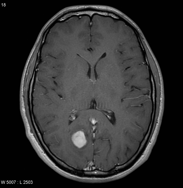
%> input picture TP/TP7/IRM.png, 183 x 188 px
$ octave exercice_1.m   (GNU Octave 9; MATLAB toolbox functions it lacks are replaced by stand-ins)
%> lines starting %> are read from the running program, lines starting %| are printed output that depends on the picture
clear;
close all;
taille_ecran = get(0,'ScreenSize');
L = taille_ecran(3);
H = taille_ecran(4);

% Lecture et affichage de l'image à segmenter :
I = imread('IRM.png');
%> I is the input picture: size 188x183 uint8; min 0, max 225, mean 47.1
[nb_lignes,nb_colonnes,nb_canaux] = size(I);
%> nb_lignes = 188; nb_colonnes = 183; nb_canaux = 1
if nb_canaux==3
	I = rgb2gray(I);
end
I = double(I);
%> I: size 188x183 double
I = I/max(I(:));
figure('Name','Champ de force externe','Position',[0.1*L,0.1*H,0.9*L,0.7*H]);
subplot(1,2,1);
imagesc(I);
colormap gray;
axis image off;
axis xy;
title('Image a segmenter','FontSize',20);

% Champ de force externe :
sigma=5;
T=3*sigma;
G = fspecial('gaussian',T, sigma);
[Ix,Iy] = gradient(conv2(I,G, 'same'));
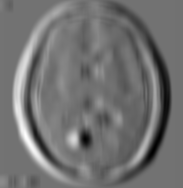
%> Ix: size 188x183 double; min -0.0427, max 0.0526, mean -2.47e-05; drawn with min black and max white
Eext = -(Ix.*Ix+Iy.*Iy);
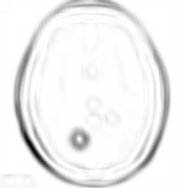
%> Eext: size 188x183 double; min -0.00346, max 0, mean -0.000188; drawn with min black and max white
[Fx,Fy] = gradient(Eext);
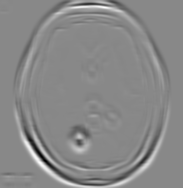
%> Fy: size 188x183 double; min -0.000588, max 0.000511, mean 7.04e-07; drawn with min black and max white

% Normalisation du champ de force externe pour l'affichage :
norme = sqrt(Fx.*Fx+Fy.*Fy);
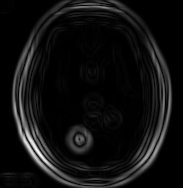
%> norme: size 188x183 double; min 0, max 0.000937, mean 6.12e-05; drawn with min black and max white
Fx_normalise = Fx./(norme+eps);
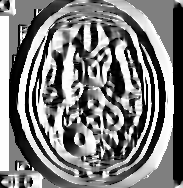
%> Fx_normalise: size 188x183 double; min -1, max 1, mean -0.00557; drawn with min black and max white
Fy_normalise = Fy./(norme+eps);
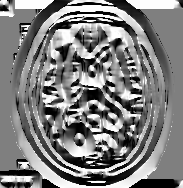
%> Fy_normalise: size 188x183 double; min -1, max 1, mean 0.000519; drawn with min black and max white

% Affichage du champ de force externe :
subplot(1,2,2);
imagesc(I);
colormap gray;
axis image off;
axis xy;
hold on;
pas_fleches = 5;
taille_fleches = 1;
[x,y] = meshgrid(1:pas_fleches:nb_colonnes,1:pas_fleches:nb_lignes);
Fx_normalise_quiver = Fx_normalise(1:pas_fleches:nb_lignes,1:pas_fleches:nb_colonnes);
Fy_normalise_quiver = Fy_normalise(1:pas_fleches:nb_lignes,1:pas_fleches:nb_colonnes);
hq = quiver(x,y,Fx_normalise_quiver,Fy_normalise_quiver,taille_fleches);
set(hq,'LineWidth',1,'Color',[1,0,0]);
title('Champ de force externe elementaire','FontSize',20);
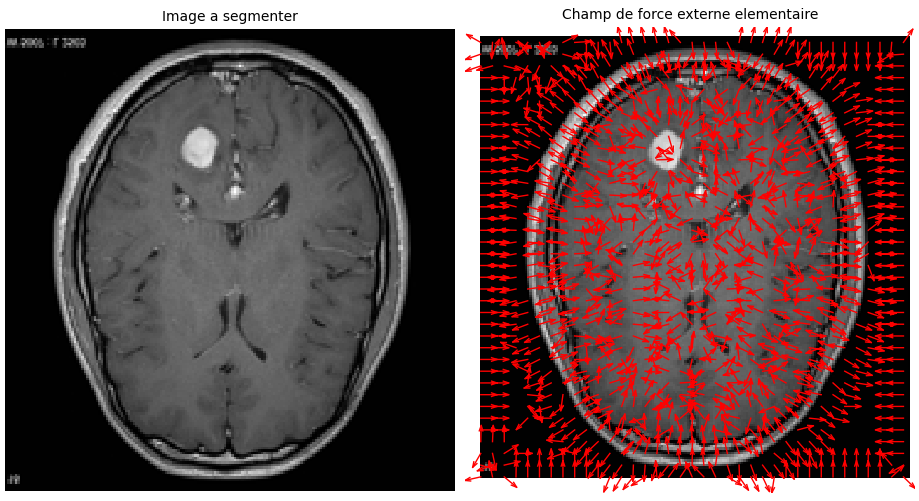
%> figure redrawn from the program's plot data, 2 panels

save force_externe;
